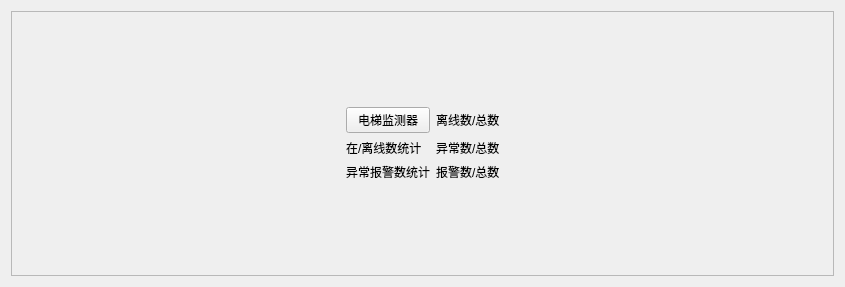
           <widget class="QWidget" name="page_3">
            <layout class="QGridLayout" name="gridLayout_7">
             <item row="0" column="0">
              <layout class="QHBoxLayout" name="horizontalLayout_18">
               <item>
                <widget class="QFrame" name="frame_3">
                 <property name="frameShape">
                  <enum>QFrame::StyledPanel</enum>
                 </property>
                 <property name="frameShadow">
                  <enum>QFrame::Raised</enum>
                 </property>
                 <layout class="QGridLayout" name="gridLayout_9">
                  <item row="0" column="1">
                   <spacer name="verticalSpacer_2">
                    <property name="orientation">
                     <enum>Qt::Vertical</enum>
                    </property>
                    <property name="sizeHint" stdset="0">
                     <size>
                      <width>20</width>
                      <height>86</height>
                     </size>
                    </property>
                   </spacer>
                  </item>
                  <item row="1" column="0">
                   <spacer name="horizontalSpacer_19">
                    <property name="orientation">
                     <enum>Qt::Horizontal</enum>
                    </property>
                    <property name="sizeHint" stdset="0">
                     <size>
                      <width>325</width>
                      <height>20</height>
                     </size>
                    </property>
                   </spacer>
                  </item>
                  <item row="1" column="1">
                   <layout class="QGridLayout" name="gridLayout_8">
                    <item row="1" column="0">
                     <widget class="QLabel" name="label_14">
                      <property name="text">
                       <string>在/离线数统计</string>
                      </property>
                     </widget>
                    </item>
                    <item row="2" column="1">
                     <widget class="QLabel" name="label_50">
                      <property name="text">
                       <string>报警数/总数</string>
                      </property>
                     </widget>
                    </item>
                    <item row="0" column="1">
                     <widget class="QLabel" name="label_48">
                      <property name="text">
                       <string>离线数/总数</string>
                      </property>
                     </widget>
                    </item>
                    <item row="1" column="1">
                     <widget class="QLabel" name="label_49">
                      <property name="text">
                       <string>异常数/总数</string>
                      </property>
                     </widget>
                    </item>
                    <item row="2" column="0">
                     <widget class="QLabel" name="label_47">
                      <property name="text">
                       <string>异常报警数统计</string>
                      </property>
                     </widget>
                    </item>
                    <item row="0" column="0">
                     <widget class="QPushButton" name="pushButton_6">
                      <property name="text">
                       <string>电梯监测器</string>
                      </property>
                     </widget>
                    </item>
                   </layout>
                  </item>
                  <item row="1" column="2">
                   <spacer name="horizontalSpacer_20">
                    <property name="orientation">
                     <enum>Qt::Horizontal</enum>
                    </property>
                    <property name="sizeHint" stdset="0">
                     <size>
                      <width>324</width>
                      <height>20</height>
                     </size>
                    </property>
                   </spacer>
                  </item>
                  <item row="2" column="1">
                   <spacer name="verticalSpacer_10">
                    <property name="orientation">
                     <enum>Qt::Vertical</enum>
                    </property>
                    <property name="sizeHint" stdset="0">
                     <size>
                      <width>20</width>
                      <height>85</height>
                     </size>
                    </property>
                   </spacer>
                  </item>
                 </layout>
                </widget>
               </item>
              </layout>
             </item>
            </layout>
           </widget>
